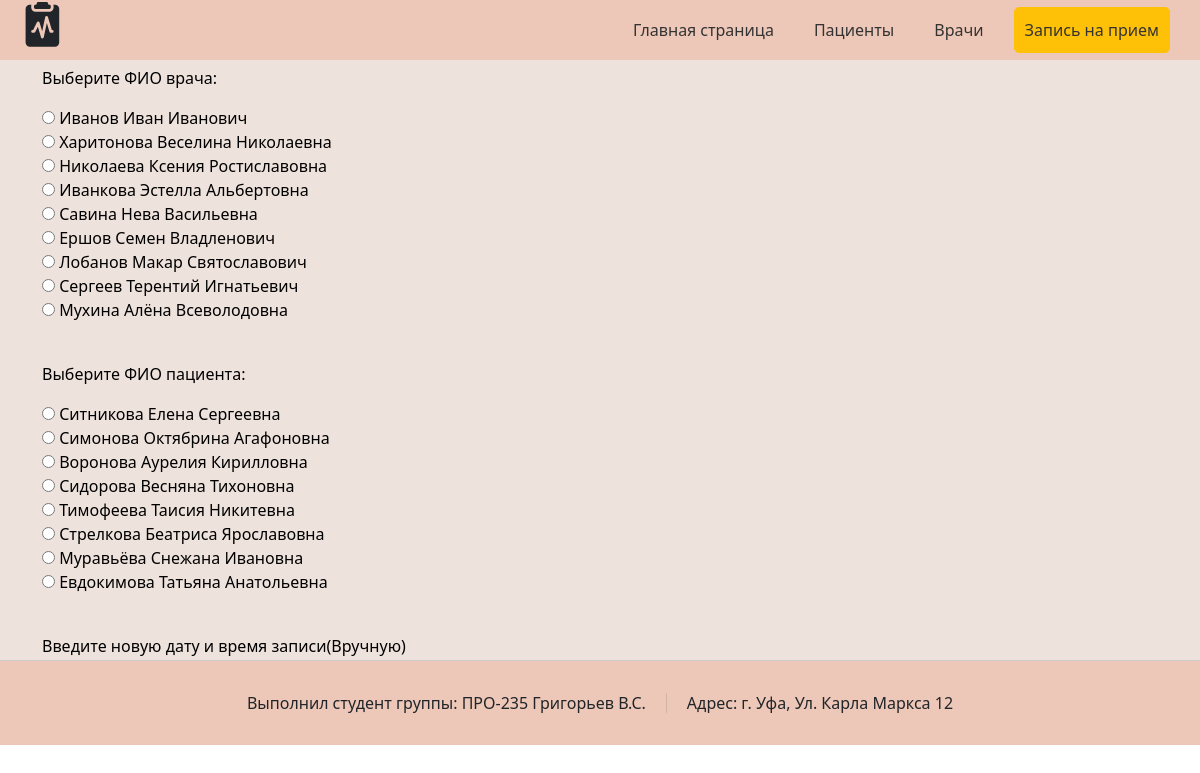
Page /index/1/upd on the committed database.
### main.py (models this page shows, shortened)
class Doctors(db.Model):
    id = db.Column(db.Integer, primary_key=True)
    fioDoctor = db.Column(db.String(50), nullable=False)
    specialization = db.Column(db.String(50), nullable=False)

class Patients(db.Model):
    id = db.Column(db.Integer, primary_key=True)
    fioPatient = db.Column(db.String(50), nullable=False)

### main.py (the view)
@app.route('/index/<int:id>/upd', methods=['POST', 'GET'])  #Создаем декоратор формы
def sch_update(id):
    sch = Schedule.query.get(id)
    doctors = Doctors.query.all()
    patients = Patients.query.all()
    if request.method == "POST":
        sch.fioDoctor = request.form['fioDoctor']
        sch.fioPatient = request.form['fioPatient']
        sch.text1 = request.form['text1']
        try:
            db.session.commit()
            return redirect('/')
        except:
            return "Ошибка при изменении записи"
    else:
        return render_template("schedule_update.html", sch=sch, doctors=doctors, patients=patients)

### templates/schedule_update.html (shortened to what this page needs)
{% extends 'base.html' %}
{% block body %}
<section class="hero1">
    <div class="container mt-5">
        <form method="post">
            <p>Выберите ФИО врача:</p>
            {% for doctor in doctors %}
            <input type="radio" id="{{ doctor.fioDoctor }}" name="fioDoctor" value="{{ doctor.fioDoctor }}" {% if doctor.fioDoctor == sch.fioDoctor %}checked{% endif %}>
            <label for="{{ doctor.fioDoctor }}">{{ doctor.fioDoctor }}</label><br>
            {% endfor %}
            <p>Выберите ФИО пациента:</p>
            {% for patient in patients %}
            <input type="radio" id="{{ patient.fioPatient }}" name="fioPatient" value="{{ patient.fioPatient }}" {% if patient.fioPatient == sch.fioPatient %}checked{% endif %}>
            <label for="{{ patient.fioPatient }}">{{ patient.fioPatient }}</label><br>
            {% endfor %}
            <p>Введите новую дату и время записи(Вручную)</p>
            <input type="text" name="text1" id="text1" class="form-control" value="{{ sch.text1 }}" placeholder="Введите новую дату и время записи(Вручную)"><br>
        </form>
    </div>
</section>
{% endblock %}

### static/css/main.css (style rules this page uses)
body { margin: 0; padding: 0; font-family: Arial, sans-serif; }
.hero1 { background: #EEE2DC; max-height: 600px; overflow-y: auto; background-size: cover; height: 800px; display: flex; justify-content: center; align-items: center; color: #000; }

### templates/schedule_update.html (style rules this page uses)
p { margin-top: 40px; }

### rows in the picture
Doctors: fioDoctor "☐ Иванов Иван Иванович", fioDoctor "Иванов Иван Иванович"
Doctors: fioDoctor "☐ Харитонова Веселина Николаевна", fioDoctor "Харитонова Веселина Николаевна"
Doctors: fioDoctor "☐ Николаева Ксения Ростиславовна", fioDoctor "Николаева Ксения Ростиславовна"
Doctors: fioDoctor "☐ Иванкова Эстелла Альбертовна", fioDoctor "Иванкова Эстелла Альбертовна"
Doctors: fioDoctor "☐ Савина Нева Васильевна", fioDoctor "Савина Нева Васильевна"
Doctors: fioDoctor "☐ Ершов Семен Владленович", fioDoctor "Ершов Семен Владленович"
Doctors: fioDoctor "☐ Лобанов Макар Святославович", fioDoctor "Лобанов Макар Святославович"
Doctors: fioDoctor "☐ Сергеев Терентий Игнатьевич", fioDoctor "Сергеев Терентий Игнатьевич"
Doctors: fioDoctor "☐ Мухина Алёна Всеволодовна", fioDoctor "Мухина Алёна Всеволодовна"
Patients: fioPatient "☐ Ситникова Елена Сергеевна", fioPatient "Ситникова Елена Сергеевна"
Patients: fioPatient "☐ Симонова Октябрина Агафоновна", fioPatient "Симонова Октябрина Агафоновна"
Patients: fioPatient "☐ Воронова Аурелия Кирилловна", fioPatient "Воронова Аурелия Кирилловна"
Patients: fioPatient "☐ Сидорова Весняна Тихоновна", fioPatient "Сидорова Весняна Тихоновна"
Patients: fioPatient "☐ Тимофеева Таисия Никитевна", fioPatient "Тимофеева Таисия Никитевна"
Patients: fioPatient "☐ Стрелкова Беатриса Ярославовна", fioPatient "Стрелкова Беатриса Ярославовна"
Patients: fioPatient "☐ Муравьёва Снежана Ивановна", fioPatient "Муравьёва Снежана Ивановна"
Patients: fioPatient "☐ Евдокимова Татьяна Анатольевна", fioPatient "Евдокимова Татьяна Анатольевна"
